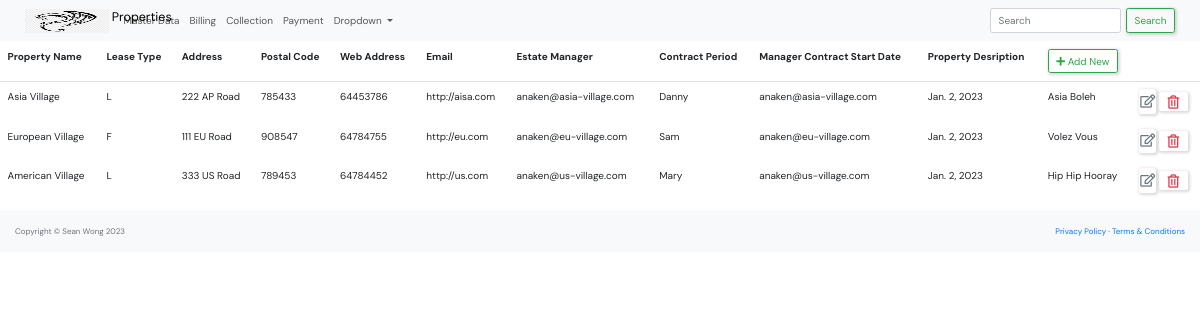
The page /master_data/property_list/ on the database as committed earlier.
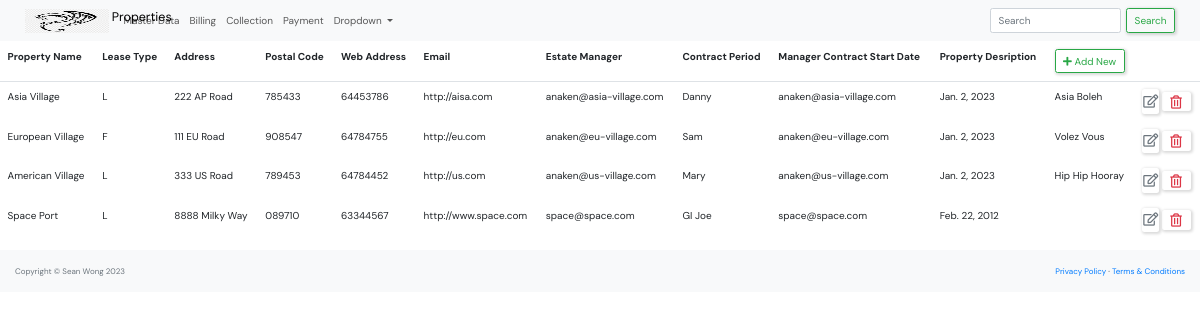
The same page on the database as committed later.
### master_data/models.py (models this page shows, shortened)
class Property(models.Model):
    PROPERTY_TYPE = [
        ('L', 'Leasehold'),
        ('F', 'Freehold'),
        ('O', 'Others'),
    ]
    CONTRACT_PERIOD =[
        ('1', '1 Year'),
        ('3', '3 Years'),
        ('5', '5 Years'),
    ]
    name = models.CharField(max_length=250)
    type = models.CharField(max_length=1, choices=PROPERTY_TYPE)
    address = models.CharField(max_length=250)
    postal_code = models.CharField(max_length=10)
    phone = models.CharField(max_length=10)
    web = models.URLField()
    email=models.EmailField()
    manager= models.ForeignKey('Manager', null=True, on_delete=models.SET_NULL)
    contract_period=models.CharField(max_length=1, choices=CONTRACT_PERIOD)
    start_date=models.DateField()
    description=models.TextField(null=True, blank=True)

class Manager(models.Model):
    company_name = models.CharField(max_length=250)
    family_name = models.CharField(max_length=250)
    given_name = models.CharField(max_length=250)
    preferred_name = models.CharField(max_length=250)
    phone = models.CharField(max_length=10)
    email=models.EmailField()
    def __str__(self):
        return self.preferred_name

### master_data/views.py (the view)
# urls.py: path('property_list/',views.property_list, name='property-list'),
def property_list(request):
    context = {'property_list': Property.objects.all()}
    return render(request, "master_data/property_list.html", context)

### master_data/templates/master_data/property_list.html (shortened to what this page needs)
{% extends "base.html" %}
            {% block content %}
            <table class="table table-borderless">
                <thead class="border-bottom font-weight-bold">
                    <tr>
                        <td>Property Name</td>
                        <td>Lease Type</td>
                        <td>Address</td>
                        <td>Postal Code</td>
                        <td>Web Address</td>
                        <td>Email</td>
                        <td>Estate Manager</td>
                        <td>Contract Period</td>
                        <td>Manager Contract Start Date</td>
                        <td>Property Desription</td>
                        <td>
                            <a href="{% url 'property-create' %}" class="btn btn-outline-success">
                                <i class="fas fa-plus"></i> Add New
                            </a>
                        </td>
                    </tr>
                </thead>
                <tbody>
                    {% for property in property_list %}
                        <tr>
                            <td>{{property.name}}</td>
                            <td>{{property.type}}</td>
                            <td>{{property.address}}</td>
                            <td>{{property.postal_code}}</td>
                            <td>{{property.phone}}</td>
                            <td>{{property.web}}</td>
                            <td>{{property.email}}</td>
                            <td>{{property.manager}}</td>
                            <td>{{property.email}}</td>
                            <td>{{property.start_date}}</td>
                            <td>{{property.description}}</td>
                            <td>
                                <a href="{% url 'property-update' property.id %}" class="btn text-secondary px-0">
                                    <i class="far fa-edit fa-lg"></i>
                                </a>
                                <form action="{% url 'property-delete' property.id %}" method="post" class="d-inline">
                                    <button type="submit" class="btn">
                                        <i class="far fa-trash-alt fa-lg text-danger float-right"></i>
                                    </button>
                                </form>
                            </td>
                        </tr>
                    {% endfor %}
                </tbody>
            </table>
            {% endblock content %}

Rows that differ between the two databases and show on the page:
added Property: name "Space Port", type "L", address "8888 Milky Way", postal_code "089710", phone "63344567", web "http://www.space.com", email "space@space.com", manager "GI Joe", start_date "Feb. 22, 2012"
